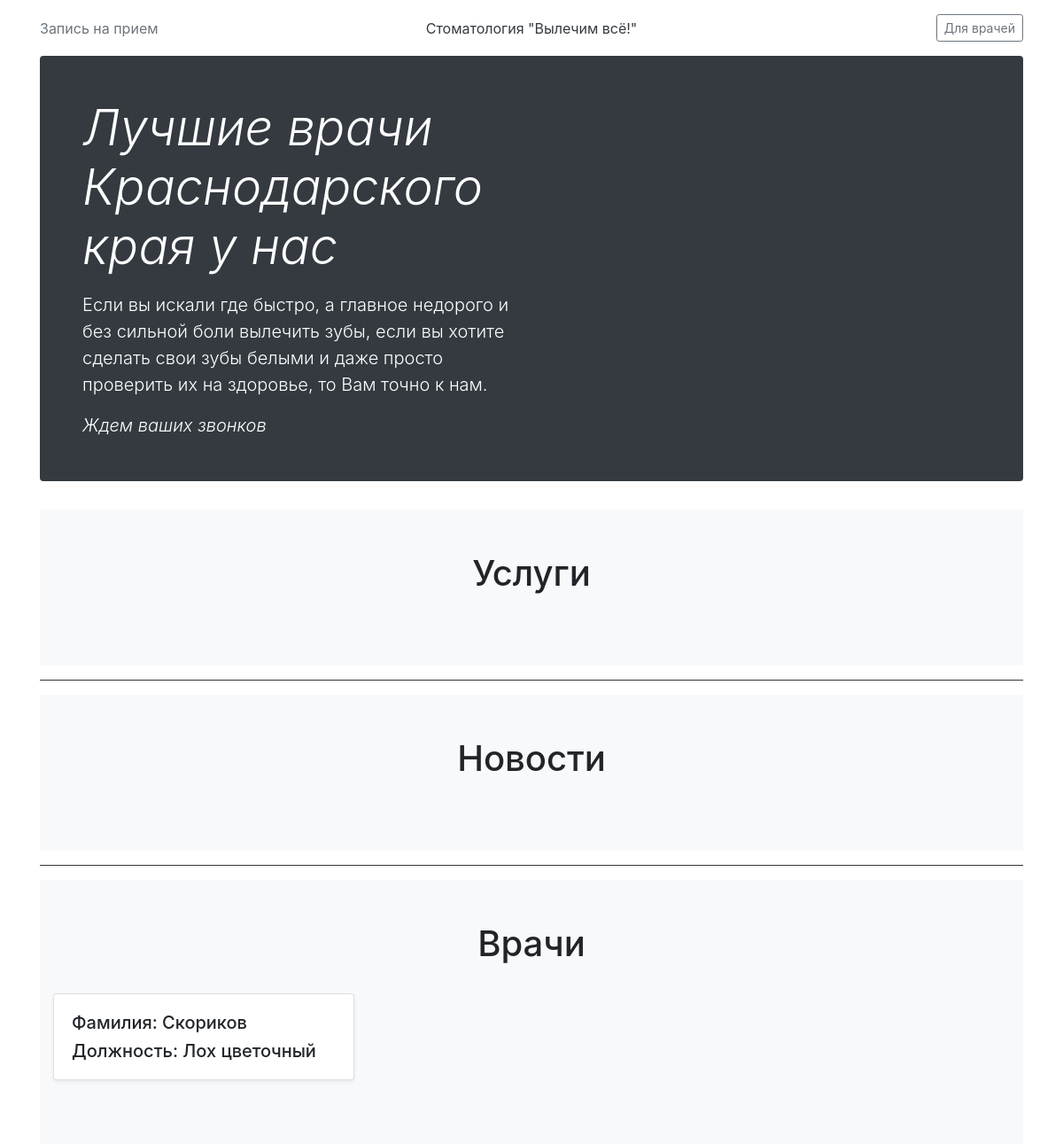
/, run on an earlier commit of the app's database.
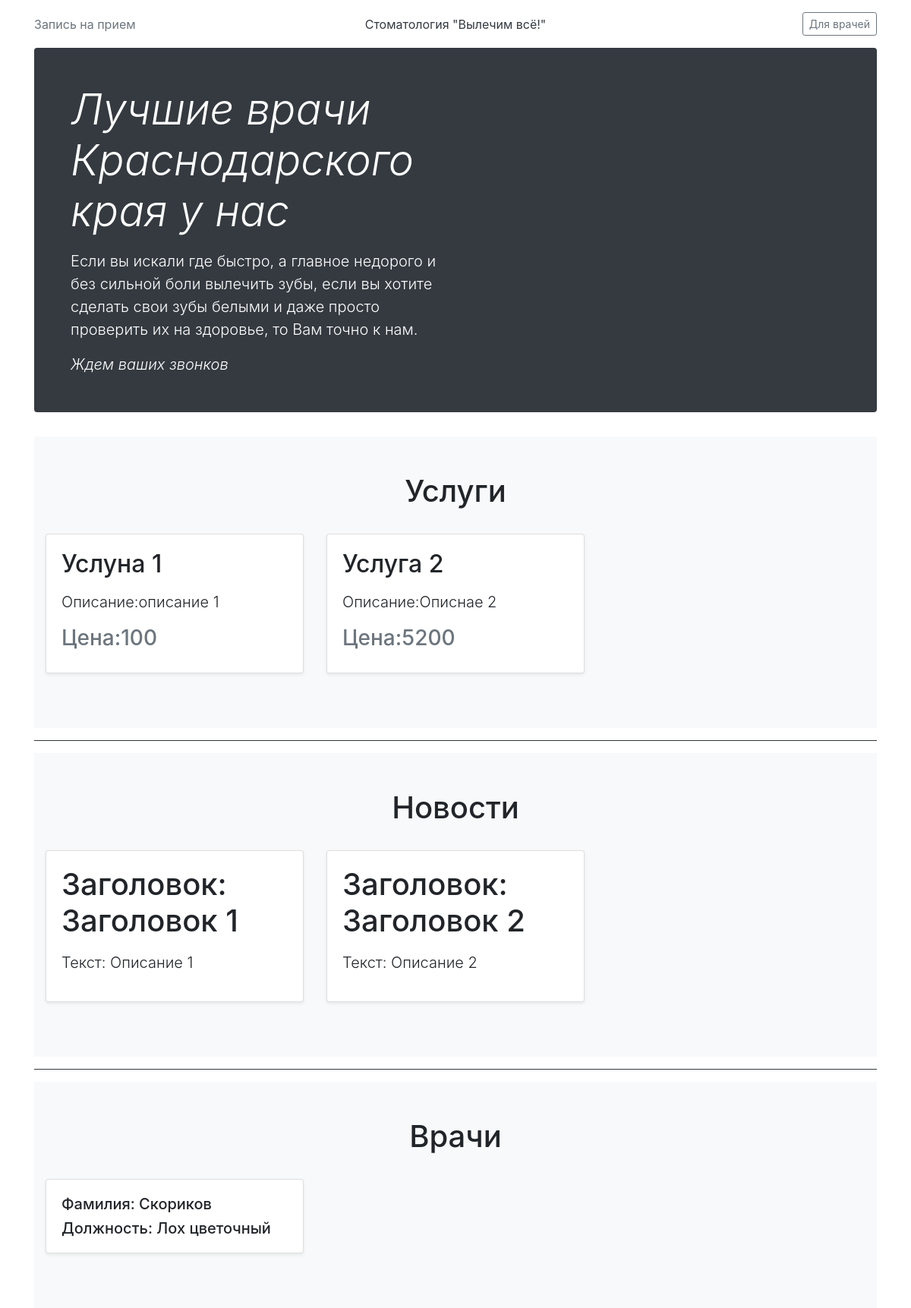
And on a later commit of the database.
### clinic/models.py (models this page shows, shortened)
class user(models.Model):
	Ty =(('V', 'Врач'),('S', 'Секретарь'))
	Fam = models.CharField(max_length=30, verbose_name="Фамилия")
	Im = models.CharField(max_length=15, verbose_name="Имя")
	Otch = models.CharField(max_length=20, verbose_name="Отчество")
	Numm = models.CharField(max_length=15, verbose_name="Номер телефона")
	Dolj = models.CharField(max_length=15, verbose_name="Должность")
	StajR = models.CharField(max_length=15, verbose_name="Стаж")
	Img = models.ImageField(blank=True, verbose_name="Ссылка картинки")
	Passw = models.CharField(max_length=50, verbose_name="Пароль" )
	Type = models.CharField(max_length=1, choices=Ty)

class servers(models.Model):
	Title = models.CharField(max_length=50, verbose_name="Заголовок")
	Description = models.CharField(max_length=120, verbose_name="Описание")
	Price = models.CharField(max_length=7, verbose_name="Цена")

class content(models.Model):
	Title = models.CharField(max_length=15, verbose_name="Заголовок")
	Description = models.CharField(max_length=120, verbose_name="Описание")

### clinic/views.py (the view)
# urls.py: path('', views.index),
def index(request):
    main = servers.objects.all()
    news = content.objects.all()
    us = user.objects.filter(Type = 'V')
    return render(request,'clinic/index.html',{'context':main, 'news':news, 'us':us})

### clinic/templates/clinic/index.html (shortened to what this page needs)
<!DOCTYPE html>
<html>
<head>
	{% load staticfiles %}
	<link rel="stylesheet" href="{% static 'clinic/css/style.css' %}">
	<link rel="stylesheet" href="https://stackpath.bootstrapcdn.com/bootstrap/4.1.3/css/bootstrap.min.css">
</head>
<body>
	<div class="container">
		<header class="blog-header py-3">
			<div class="row flex-nowrap justify-content-between align-items-center">
				<div class="container-fluid">
	<div class="row">
		<div class="col-md-12">
			 <a id="modal-689932" href="#modal-container-689932" role="button" class="text-muted" data-toggle="modal">Запись на прием</a>
		</div>
	</div>
</div>
				<div class="col-4 text-center">
					<a class="blog-header-logo text-dark" href="#">Стоматология "Вылечим всё!"</a>
				</div>
				<div class="col-4 d-flex justify-content-end align-items-center">
					<a class="btn btn-sm btn-outline-secondary" href="/lk">Для врачей</a>
				</div>
			</div>
		</header>
		<div class="jumbotron p-3 p-md-5 text-white rounded bg-dark">
			<div class="col-md-6 px-0">
				<h1 class="display-4 font-italic">Лучшие врачи Краснодарского края у нас</h1>
				<p class="lead my-3">Если вы искали где быстро, а главное недорого и без сильной боли вылечить зубы, если вы хотите сделать свои зубы белыми и даже просто проверить их на здоровье, то Вам точно к нам.</p>
				<p class="lead mb-0 font-italic">Ждем ваших звонков</p>
			</div>
		</div>
		<div class="album py-5 bg-light">
			<H1 style=" text-align: center">Услуги</H1>
			<br>
			<div class="container">
				<div class="row">
					{% for first in context %}
					<div class="col-md-4 box">
						<div class="card mb-4 shadow-sm">
							<div class="card-body">
								<H2 class="card-text">{{first.Title}}</H2>
								<p class="lead my-3">Описание:{{first.Description}}</p>
								<div class="d-flex justify-content-between align-items-center">
									<H3 class="text-muted">Цена:{{first.Price}}</H3>
								</div>
							</div>
						</div>
					</div>
					{% endfor %}
				</div>
			</div>
		</div>
		<hr align="center" width="100%" size="2" color="#353D42" />
		<div class="album py-5 bg-light">
			<H1 style=" text-align: center">Новости</H1>
			<br>
			<div class="container">
				<div class="row">
					{% for twice in news %}
					<div class="col-md-4 box">
						<div class="card mb-4 shadow-sm">
							<div class="card-body">
								<H1 class="card-text">Заголовок: {{twice.Title}}</H1>
								<p class="lead my-3">Текст: {{twice.Description}}</p>
							</div>
						</div>
					</div>
					{% endfor %}
				</div>
			</div>
		</div>
		<hr align="center" width="100%" size="2" color="#353D42" />
				<div class="album py-5 bg-light">
			<H1 style=" text-align: center">Врачи</H1>
		<br>
			<div class="container">
				<div class="row">
					{% for twice in us %}
					<div class="col-md-4 box">
						<div class="card mb-4 shadow-sm">
							<div class="card-body">
								<H5 class="card-text">Фамилия: {{twice.Fam}}</H5>
								<H5 class="card-text">Должность: {{twice.Dolj}}</H5>
							</div>
						</div>
					</div>
					{% endfor %}
				</div>
			</div>
		</div>
	</div>
</body>
</html>

### clinic/static/clinic/css/style.css (style rules this page uses)
body { margin: 0; font-family: -apple-system,BlinkMacSystemFont,"Segoe UI",Roboto,"Helvetica Neue",Arial,sans-serif,"Apple Color Emoji","Segoe UI Emoji","Segoe UI Symbol","Noto Color Emoji"; font-size: 1rem; font-weight: 400; line-height: 1.5; color: #212529; text-align: left; background-color: #fff; }

What changed in the data, as far as the page shows it:
added servers: Title "Услуна 1", Description "описание 1", Price "100"
added servers: Title "Услуга 2", Description "Описнае 2", Price "5200"
added content: Title "Заголовок 1", Description "Описание 1"
added content: Title "Заголовок 2", Description "Описание 2"
